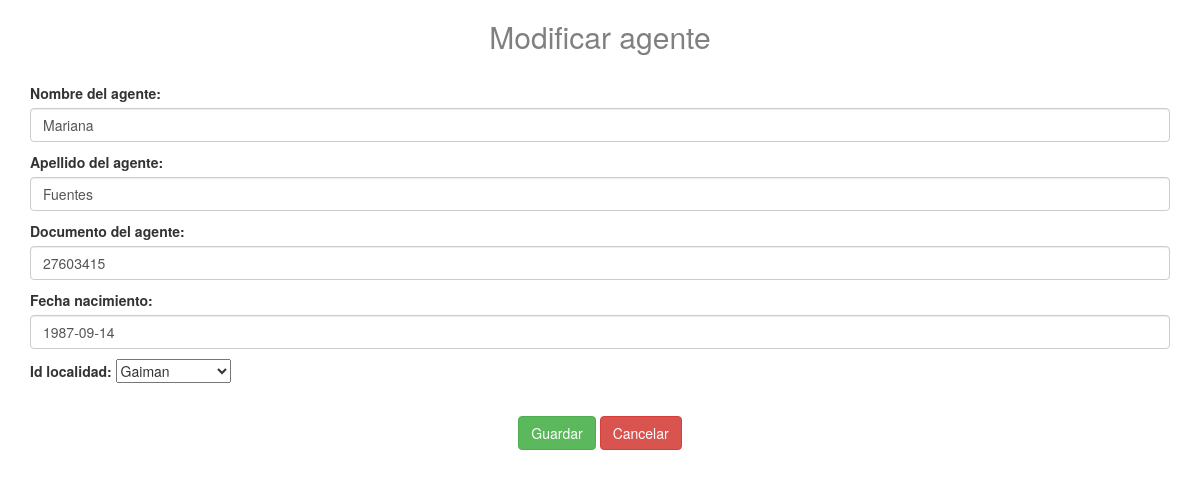
/pasajes/modificacionAgente/4/, run on the app's committed database.
### pasajes/models.py (models this page shows, shortened)
class Agente(models.Model):
	id=models.AutoField(unique=True,primary_key=True)
	nombre=models.CharField(max_length=200)
	apellido=models.CharField(max_length=200)
	documento=models.IntegerField(unique=True)
	fecha_nacimiento=models.DateField()
	id_localidad=models.ForeignKey(Localidad, on_delete=models.CASCADE)

class Localidad(models.Model):
	id=models.AutoField(unique=True,primary_key=True)
	nombre=models.CharField(max_length=200)
	def __str__(self):
		return self.nombre

### pasajes/views.py (the view)
# urls.py: path('modificacionAgente/<int:idAgente>/', views.modificacionAgente, name='modificacionAgente'),
def modificacionAgente(request,idAgente):
	agente=Agente.objects.get(id=idAgente)
	if(request.method == 'GET'):
		form=formularioAgente(instance=agente)
		titulo="Modificar agente"
	elif(request.method == "POST"):
		form=formularioAgente(request.POST, instance = agente)
		if(form.is_valid()):
			form.save()
			return redirect('agente')
	return render(request,'formularios/agente.html',{'form':form,'agente':agente,'titulo':titulo})

### pasajes/forms.py
class formularioAgente(forms.ModelForm):
	nombre = forms.CharField(max_length=100,label="Nombre del agente",
		widget = forms.TextInput(attrs = {'class': 'form-control'} ))
	apellido = forms.CharField(max_length=100,label="Apellido del agente",
		widget = forms.TextInput(attrs = {'class': 'form-control'} ))
	documento = forms.IntegerField(label="Documento del agente",
		widget = forms.NumberInput(attrs = {'class': 'form-control'} ))
	fecha_nacimiento=forms.DateField(label="Fecha nacimiento",
		widget = forms.DateInput(attrs = {'class' : 'form-control'}))
	class Meta:
		model=Agente
		exclude=['id']

### pasajes/templates/formularios/agente.html
{% extends "plantillaBase.html" %}
{% block contenido %}
	<center><h2 style="color:grey">{{titulo}}</h2></center>
	<br>
	<form action="" method="POST">{% csrf_token %}
		{{form.as_p}}
		<br>
		<center>
			<input type="submit" value="Guardar" class="btn btn-success">
			<a href="{% url 'agente' %}"  class="btn btn-danger">Cancelar</a>
		</center>
	</form>
{% endblock %}

### data on the page
Agente: nombre "Mariana", apellido "Fuentes", documento "27603415", fecha_nacimiento "1987-09-14", id_localidad "Gaiman"

### other printed values
{{ titulo }} "Modificar agente"
